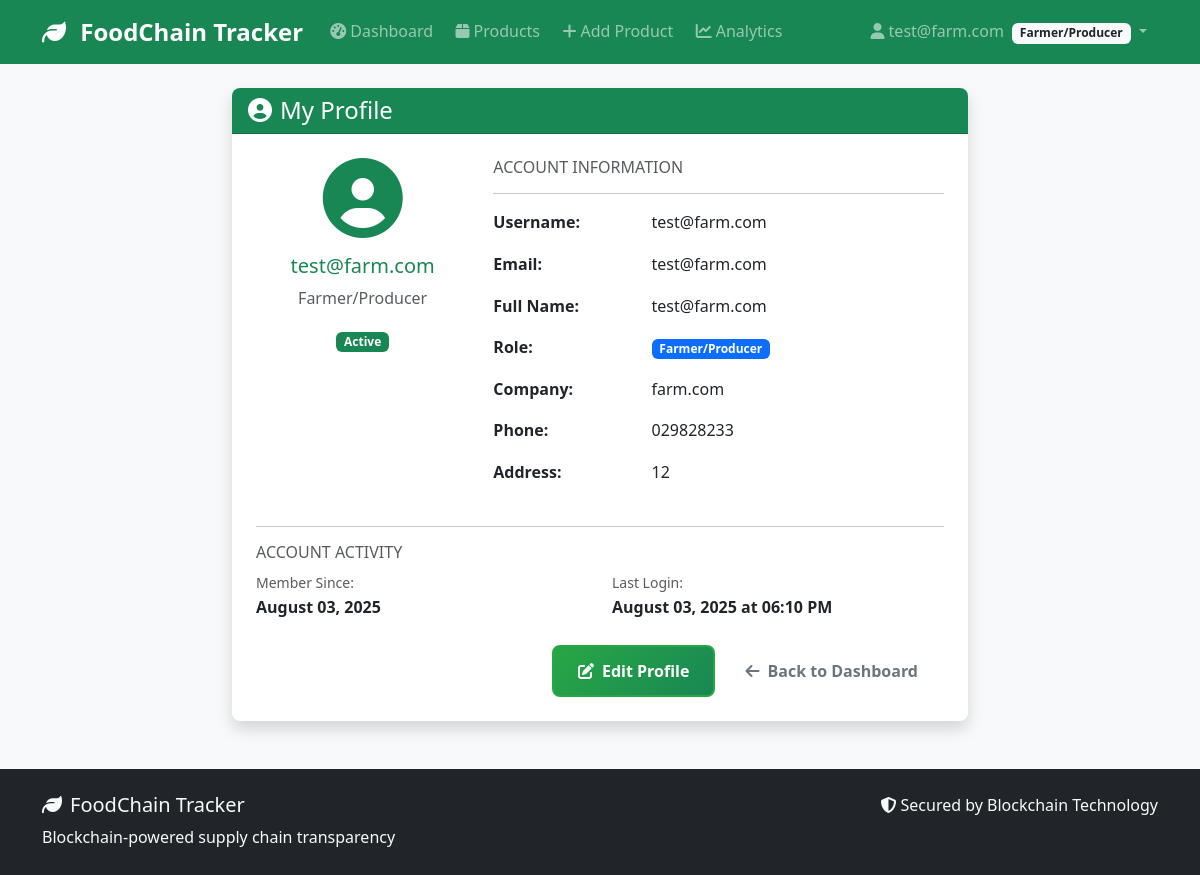
The page /auth/profile (signed in) on the database as committed earlier.
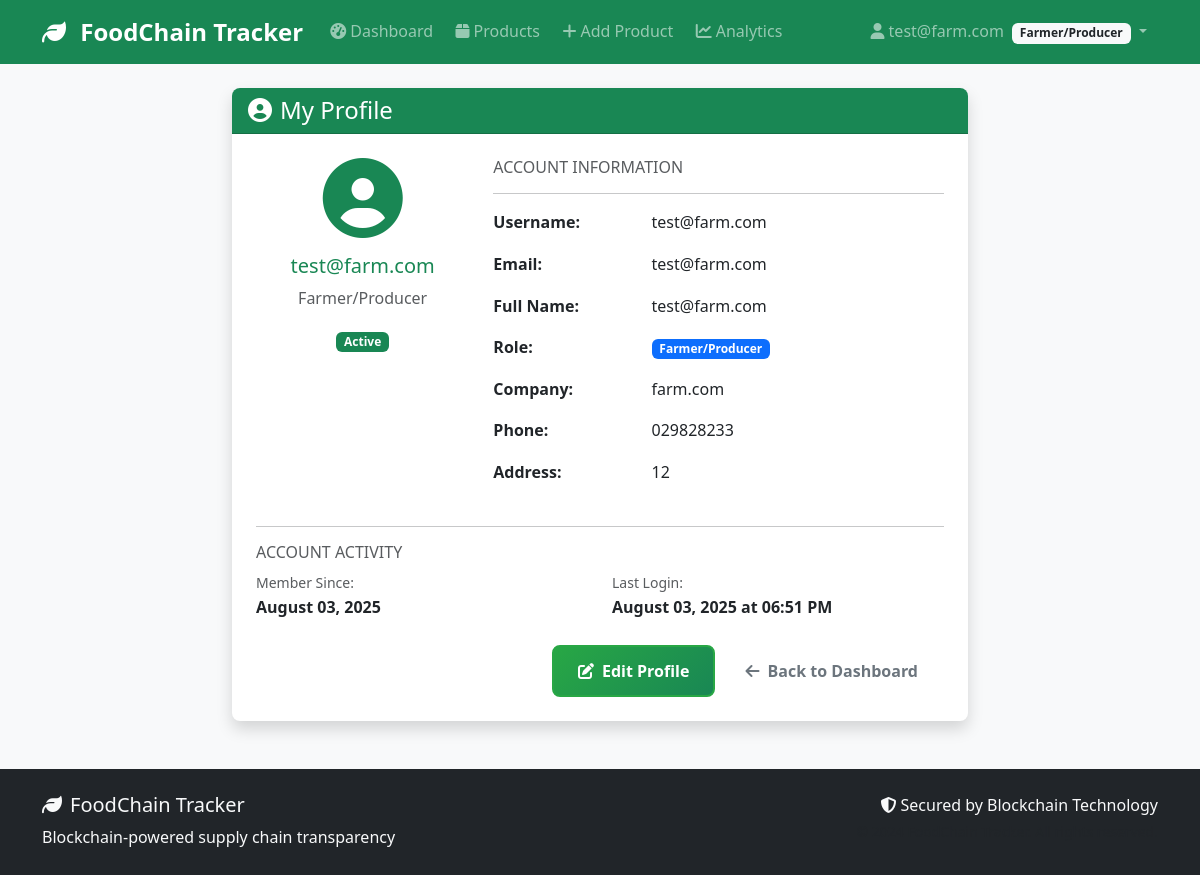
The same page on the database as committed later.
### models/user.py (models this page shows, shortened)
class User(UserMixin, db.Model):
    __tablename__ = 'users'
    id = db.Column(db.Integer, primary_key=True)
    username = db.Column(db.String(80), unique=True, nullable=False)
    email = db.Column(db.String(120), unique=True, nullable=False)
    password_hash = db.Column(db.String(200), nullable=False)
    full_name = db.Column(db.String(100), nullable=False)
    phone = db.Column(db.String(20))
    address = db.Column(db.Text)
    role = db.Column(db.String(20), nullable=False)  # 'farmer', 'distributor', 'retailer', 'inspector'
    company_name = db.Column(db.String(100))
    license_number = db.Column(db.String(50))  # Business license or certification
    is_active = db.Column(db.Boolean, default=True)
    is_verified = db.Column(db.Boolean, default=False)  # For business verification
    created_at = db.Column(db.DateTime, default=datetime.utcnow)
    last_login = db.Column(db.DateTime)
    products_created = db.relationship('Product', foreign_keys='Product.created_by',
                                     backref='creator', lazy='dynamic')
    sent_transactions = db.relationship('Transaction', foreign_keys='Transaction.from_user_id',
                                      backref='sender', lazy='dynamic')
    received_transactions = db.relationship('Transaction', foreign_keys='Transaction.to_user_id',
                                          backref='receiver', lazy='dynamic')
    def get_role_display(self):
        role_names = {
            'farmer': 'Farmer/Producer',
            'distributor': 'Distributor',
            'retailer': 'Retailer',
            'inspector': 'Inspector'
        }
        return role_names.get(self.role, self.role.title())
    def can_create_products(self):
        return self.role == 'farmer'

### routes/auth.py (the view)
@auth_bp.route('/profile')
@login_required
def profile():
    return render_template('auth/profile.html', user=current_user)

### templates/auth/profile.html (shortened to what the changed rows need)
{% extends "base.html" %}
{% block content %}
<div class="row justify-content-center">
    <div class="col-lg-8">
        <div class="card shadow">
            <div class="card-body p-4">
                <div class="row mb-4">
                    <div class="col-md-4 text-center">
                        <div class="profile-avatar mb-3">
                            <i class="fas fa-user-circle fa-5x text-success"></i>
                        </div>
                        <h5 class="text-success">{{ user.full_name }}</h5>
                        <p class="text-muted">{{ user.get_role_display() }}</p>
                        <span class="badge bg-{{ 'success' if user.is_active else 'danger' }} mb-2">
                            {{ 'Active' if user.is_active else 'Inactive' }}
                        </span>
                    </div>
                    <div class="col-md-8">
                        <div class="row mb-3">
                            <div class="col-sm-4"><strong>Username:</strong></div>
                            <div class="col-sm-8">{{ user.username }}</div>
                        </div>
                        <div class="row mb-3">
                            <div class="col-sm-4"><strong>Email:</strong></div>
                            <div class="col-sm-8">{{ user.email }}</div>
                        </div>
                        <div class="row mb-3">
                            <div class="col-sm-4"><strong>Full Name:</strong></div>
                            <div class="col-sm-8">{{ user.full_name }}</div>
                        </div>
                        <div class="row mb-3">
                            <div class="col-sm-8">
                                <span class="badge bg-primary">{{ user.get_role_display() }}</span>
                            </div>
                        </div>
                        {% if user.company_name %}
                        <div class="row mb-3">
                            <div class="col-sm-4"><strong>Company:</strong></div>
                            <div class="col-sm-8">{{ user.company_name }}</div>
                        </div>
                        {% endif %}
                        {% if user.phone %}
                        <div class="row mb-3">
                            <div class="col-sm-4"><strong>Phone:</strong></div>
                            <div class="col-sm-8">{{ user.phone }}</div>
                        </div>
                        {% endif %}
                        {% if user.address %}
                        <div class="row mb-3">
                            <div class="col-sm-4"><strong>Address:</strong></div>
                            <div class="col-sm-8">{{ user.address }}</div>
                        </div>
                        {% endif %}
                    </div>
                </div>
                <div class="row">
                    <div class="col-md-6">
                        <small class="text-muted">Member Since:</small><br>
                        <strong>{{ user.created_at.strftime('%B %d, %Y') if user.created_at else 'N/A' }}</strong>
                    </div>
                    <div class="col-md-6">
                        <small class="text-muted">Last Login:</small><br>
                        <strong>{{ user.last_login.strftime('%B %d, %Y at %I:%M %p') if user.last_login else 'Never' }}</strong>
                    </div>
                </div>
            </div>
        </div>
    </div>
</div>
{% endblock %}

### templates/base.html (shortened to what this page needs)
<!DOCTYPE html>
<html lang="en">
<head>
    <link href="https://cdn.jsdelivr.net/npm/bootstrap@5.3.0/dist/css/bootstrap.min.css" rel="stylesheet">
    <link href="https://cdnjs.cloudflare.com/ajax/libs/font-awesome/6.4.0/css/all.min.css" rel="stylesheet">
    <link href="{{ url_for('static', filename='css/style.css') }}" rel="stylesheet">
</head>
<body>
    <nav class="navbar navbar-expand-lg navbar-dark bg-success">
        <div class="container">
            <a class="navbar-brand" href="{{ url_for('index') }}">
                <i class="fas fa-leaf me-2"></i>
                FoodChain Tracker
            </a>
            <div class="collapse navbar-collapse" id="navbarNav">
                <ul class="navbar-nav me-auto">
                    {% if current_user.is_authenticated %}
                        <li class="nav-item">
                            <a class="nav-link" href="{{ url_for('dashboard.main') }}">
                                <i class="fas fa-tachometer-alt me-1"></i>Dashboard
                            </a>
                        </li>
                        <li class="nav-item">
                            <a class="nav-link" href="{{ url_for('products.list_products') }}">
                                <i class="fas fa-box me-1"></i>Products
                            </a>
                        </li>
                        {% if current_user.can_create_products() %}
                        <li class="nav-item">
                            <a class="nav-link" href="{{ url_for('products.add_product') }}">
                                <i class="fas fa-plus me-1"></i>Add Product
                            </a>
                        </li>
                        {% endif %}
                        <li class="nav-item">
                            <a class="nav-link" href="{{ url_for('analytics.dashboard') }}">
                                <i class="fas fa-chart-line me-1"></i>Analytics
                            </a>
                        </li>
                    {% endif %}
                </ul>
                <ul class="navbar-nav">
                    {% if current_user.is_authenticated %}
                        <li class="nav-item dropdown">
                            <a class="nav-link dropdown-toggle" href="#" id="navbarDropdown" role="button" data-bs-toggle="dropdown">
                                <i class="fas fa-user me-1"></i>{{ current_user.full_name }}
                                <span class="badge bg-light text-dark ms-1">{{ current_user.get_role_display() }}</span>
                            </a>
                        </li>
                    {% endif %}
                </ul>
            </div>
        </div>
    </nav>
    <main class="container my-4">
        {% block content %}{% endblock %}
    </main>
    <footer class="bg-dark text-light py-4 mt-5">
        <div class="container">
            <div class="row">
                <div class="col-md-6">
                    <h5><i class="fas fa-leaf me-2"></i>FoodChain Tracker</h5>
                    <p class="mb-0">Blockchain-powered supply chain transparency</p>
                </div>
                <div class="col-md-6 text-md-end">
                    <p class="mb-0">
                        <i class="fas fa-shield-alt me-1"></i>Secured by Blockchain Technology
                    </p>
                    <small class="text-muted">© 2024 FoodChain Tracker. All rights reserved.</small>
                </div>
            </div>
        </div>
    </footer>
</body>
</html>

Rows that differ between the two databases and show on the page:
changed User "test@farm.com": last_login "August 03, 2025 at 06:10 PM" → "August 03, 2025 at 06:51 PM"
